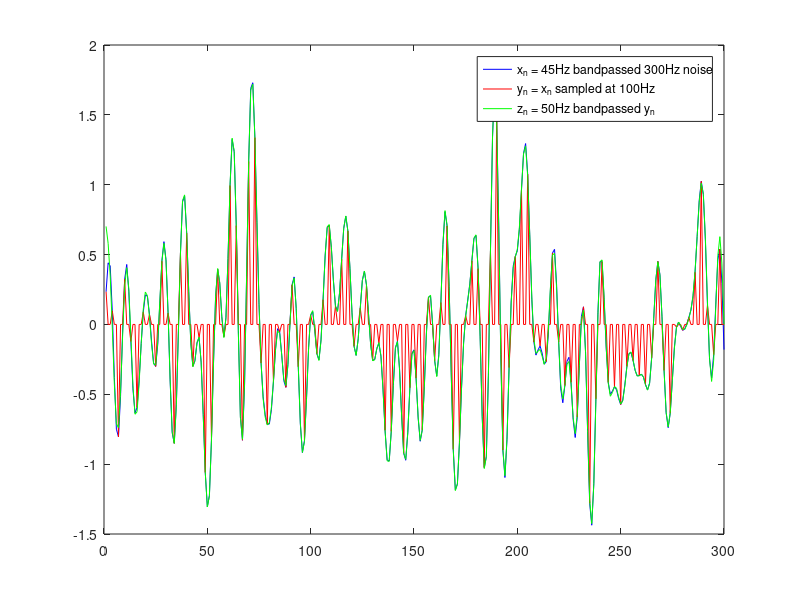

This figure's MATLAB source:
%% Digital Signal Processing #1
% Edgar Liberis, |el398@cam.ac.uk|

%% 
% *Exercise 1.*  
%
% # non-linear, time-invariant, causal, memory-less;
% # linear, time-invariant, non-causal;
% # non-linear, time-invariant, causal;
% # linear, non-time-invariant, non-causal;
% # non-linear, time-invariant, causal;
% # linear, non-time-invariant, causal, memory-less;
% # linear, time-invariant, causal, memory-less;
% # linear, non-time-invariant, non-causal;

%% 
% *Exercise 5*

% a) a * b = c 
% 
% where a = [-3, 2, 1]
% 
%      |-3     0     0     0     0 |
%      | 2    -3     0     0     0 |
%      | 1     2    -3     0     0 |
% a* = | 0     1     2    -3     0 |
%      | 0     0     1     2    -3 |
%      | 0     0     0     1     2 |
%      | 0     0     0     0     1 |

% b)
b = [1; 0; 0; 2; 2];
A_star = toeplitz([-3, 2, 1, 0, 0, 0, 0], [-3, 0, 0, 0, 0]);
c = (A_star * b)' % Transpose for printing in 1 row

c_conv = conv([-3, 2, 1], [1, 0, 0, 2, 2])

% c) Solving for b
b_solved = round(linsolve(A_star, c'))'

%%
% *Exercise 7* 
%
% Behaviour of holding the pulse for some time is equivalent to 
% mathematically multiplying sampled signal (comb of different heights),
% with a rectangle function, producing a kind of a step function.
%
% In frequency domain, this is equivalent to convolving the FT of the 
% sampled signal (also a comb) with sinc function (FT of rectangle func.),
% so the spectrum becomes a set of superimposed sinc functions. 
%

%%
% *Exercise 10*
% 

% a)
% 1 sec long 300Hz Gaussian noise
noise = randn(300, 1); % Isn't randn uniform, as opposed to Gaussian?

% Band-pass filter of 45Hz cut-off
f45 = fir1(50, 45/150);
x = filtfilt(f45, 1, noise);

% Sample X at 100Hz
y = zeros(1, 300);
y(1:3:end) = x(1:3:end);

% Band-pass filter of 50Hz cut-off
f50 = fir1(50, 50/150);
z = filtfilt(f50, 1, y) .* 3; % Compensate energy loss

hFig = figure(1);
set(hFig, 'Position', [20 20 1000 600])
plot(x, 'b'); hold on;
plot(y, 'r'); hold on;
plot(z, 'g');
legend('x_n = 45Hz bandpassed 300Hz noise', ...
       'y_n = x_n sampled at 100Hz', ...
       'z_n = 50Hz bandpassed y_n');
   
% x_n and z_n almost don't differ.

% b) So that the second filter doesn't discard useful information. 
% Bandpassing signal whose highest frequency is 45Hz with a 50Hz
% filter would have no effect.
